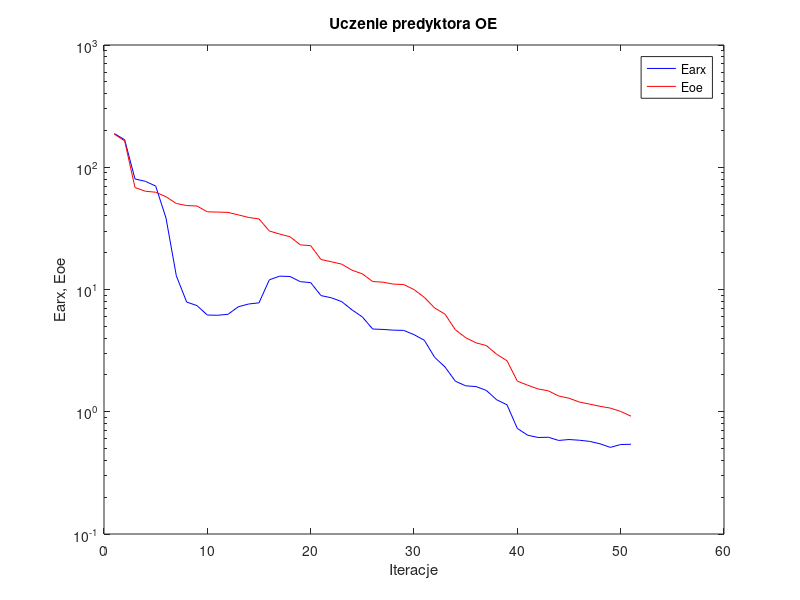
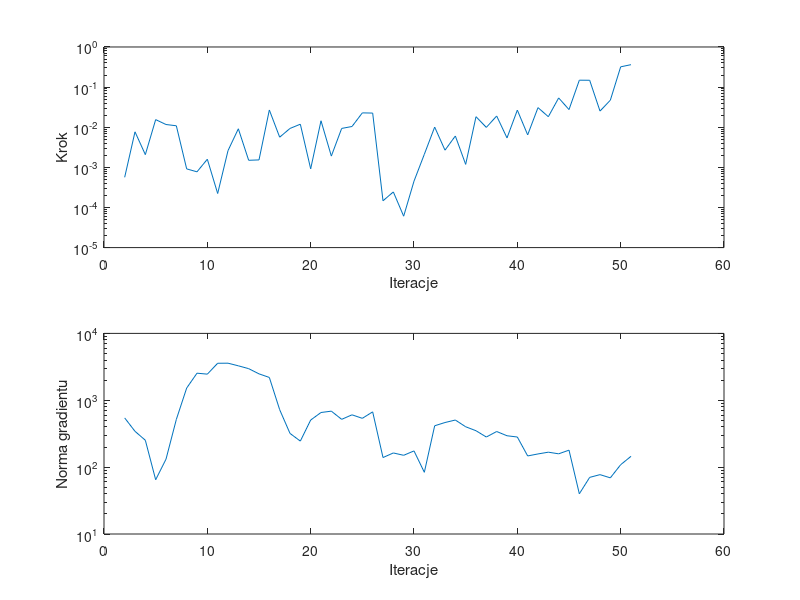

MATLAB code to generate these figures, in order:
%uczenie predyktora oe
clear all;
n=0; farx(n+1)=1.885892e+002; foe(n+1)=1.865759e+002; wspucz(n+1)=0.000000e+000; ng(n+1)=0.000000e+000;
%odnowa zmiennej metryki
n=1; farx(n+1)=1.679130e+002; foe(n+1)=1.642109e+002; krok(n+1)=5.643799e-004; ng(n+1)=5.445743e+002;
n=2; farx(n+1)=8.018107e+001; foe(n+1)=6.823887e+001; krok(n+1)=7.680234e-003; ng(n+1)=3.432182e+002;
n=3; farx(n+1)=7.671341e+001; foe(n+1)=6.365974e+001; krok(n+1)=2.075244e-003; ng(n+1)=2.523788e+002;
n=4; farx(n+1)=7.020389e+001; foe(n+1)=6.247573e+001; krok(n+1)=1.547432e-002; ng(n+1)=6.476906e+001;
n=5; farx(n+1)=3.841942e+001; foe(n+1)=5.739546e+001; krok(n+1)=1.168746e-002; ng(n+1)=1.314778e+002;
n=6; farx(n+1)=1.294077e+001; foe(n+1)=5.052633e+001; krok(n+1)=1.086709e-002; ng(n+1)=5.171434e+002;
n=7; farx(n+1)=7.895967e+000; foe(n+1)=4.861353e+001; krok(n+1)=9.152390e-004; ng(n+1)=1.522395e+003;
n=8; farx(n+1)=7.383107e+000; foe(n+1)=4.819198e+001; krok(n+1)=7.740461e-004; ng(n+1)=2.540529e+003;
n=9; farx(n+1)=6.181054e+000; foe(n+1)=4.320355e+001; krok(n+1)=1.593333e-003; ng(n+1)=2.457841e+003;
n=10; farx(n+1)=6.156583e+000; foe(n+1)=4.298499e+001; krok(n+1)=2.230373e-004; ng(n+1)=3.575280e+003;
n=11; farx(n+1)=6.268534e+000; foe(n+1)=4.273804e+001; krok(n+1)=2.607264e-003; ng(n+1)=3.584847e+003;
n=12; farx(n+1)=7.226358e+000; foe(n+1)=4.077469e+001; krok(n+1)=9.146433e-003; ng(n+1)=3.274617e+003;
n=13; farx(n+1)=7.611459e+000; foe(n+1)=3.883975e+001; krok(n+1)=1.499367e-003; ng(n+1)=2.969823e+003;
n=14; farx(n+1)=7.778612e+000; foe(n+1)=3.779363e+001; krok(n+1)=1.532816e-003; ng(n+1)=2.482908e+003;
n=15; farx(n+1)=1.200189e+001; foe(n+1)=3.010379e+001; krok(n+1)=2.690904e-002; ng(n+1)=2.193757e+003;
n=16; farx(n+1)=1.286219e+001; foe(n+1)=2.841545e+001; krok(n+1)=5.647473e-003; ng(n+1)=7.230168e+002;
n=17; farx(n+1)=1.277431e+001; foe(n+1)=2.700731e+001; krok(n+1)=9.326355e-003; ng(n+1)=3.193776e+002;
n=18; farx(n+1)=1.158690e+001; foe(n+1)=2.316973e+001; krok(n+1)=1.189399e-002; ng(n+1)=2.451597e+002;
n=19; farx(n+1)=1.138799e+001; foe(n+1)=2.284307e+001; krok(n+1)=9.177573e-004; ng(n+1)=5.058745e+002;
n=20; farx(n+1)=8.915857e+000; foe(n+1)=1.759199e+001; krok(n+1)=1.448480e-002; ng(n+1)=6.561162e+002;
n=21; farx(n+1)=8.555516e+000; foe(n+1)=1.686849e+001; krok(n+1)=1.908037e-003; ng(n+1)=6.871558e+002;
n=22; farx(n+1)=7.960895e+000; foe(n+1)=1.612393e+001; krok(n+1)=9.335866e-003; ng(n+1)=5.184088e+002;
n=23; farx(n+1)=6.814961e+000; foe(n+1)=1.439115e+001; krok(n+1)=1.042882e-002; ng(n+1)=6.057983e+002;
n=24; farx(n+1)=5.967565e+000; foe(n+1)=1.342745e+001; krok(n+1)=2.279678e-002; ng(n+1)=5.367864e+002;
n=25; farx(n+1)=4.750651e+000; foe(n+1)=1.162151e+001; krok(n+1)=2.252562e-002; ng(n+1)=6.708450e+002;
%odnowa zmiennej metryki
n=26; farx(n+1)=4.713514e+000; foe(n+1)=1.147452e+001; krok(n+1)=1.468353e-004; ng(n+1)=1.391300e+002;
n=27; farx(n+1)=4.650812e+000; foe(n+1)=1.106745e+001; krok(n+1)=2.439194e-004; ng(n+1)=1.629272e+002;
n=28; farx(n+1)=4.629330e+000; foe(n+1)=1.098253e+001; krok(n+1)=6.062652e-005; ng(n+1)=1.503098e+002;
n=29; farx(n+1)=4.274247e+000; foe(n+1)=9.987652e+000; krok(n+1)=4.526501e-004; ng(n+1)=1.747738e+002;
n=30; farx(n+1)=3.843025e+000; foe(n+1)=8.619126e+000; krok(n+1)=2.118327e-003; ng(n+1)=8.370816e+001;
n=31; farx(n+1)=2.784596e+000; foe(n+1)=7.059712e+000; krok(n+1)=1.008597e-002; ng(n+1)=4.154254e+002;
n=32; farx(n+1)=2.324816e+000; foe(n+1)=6.287312e+000; krok(n+1)=2.678603e-003; ng(n+1)=4.646357e+002;
n=33; farx(n+1)=1.778371e+000; foe(n+1)=4.684525e+000; krok(n+1)=6.050128e-003; ng(n+1)=5.062787e+002;
n=34; farx(n+1)=1.629384e+000; foe(n+1)=4.035149e+000; krok(n+1)=1.185775e-003; ng(n+1)=4.015889e+002;
n=35; farx(n+1)=1.607597e+000; foe(n+1)=3.663638e+000; krok(n+1)=1.830545e-002; ng(n+1)=3.502015e+002;
n=36; farx(n+1)=1.494455e+000; foe(n+1)=3.478850e+000; krok(n+1)=9.904093e-003; ng(n+1)=2.820275e+002;
n=37; farx(n+1)=1.253217e+000; foe(n+1)=2.954085e+000; krok(n+1)=1.906683e-002; ng(n+1)=3.409685e+002;
n=38; farx(n+1)=1.140314e+000; foe(n+1)=2.614333e+000; krok(n+1)=5.414124e-003; ng(n+1)=2.945872e+002;
n=39; farx(n+1)=7.299907e-001; foe(n+1)=1.779805e+000; krok(n+1)=2.667694e-002; ng(n+1)=2.820656e+002;
n=40; farx(n+1)=6.428388e-001; foe(n+1)=1.648500e+000; krok(n+1)=6.446985e-003; ng(n+1)=1.470164e+002;
n=41; farx(n+1)=6.160437e-001; foe(n+1)=1.537790e+000; krok(n+1)=3.081106e-002; ng(n+1)=1.575050e+002;
n=42; farx(n+1)=6.186720e-001; foe(n+1)=1.482849e+000; krok(n+1)=1.830045e-002; ng(n+1)=1.673111e+002;
n=43; farx(n+1)=5.824408e-001; foe(n+1)=1.345429e+000; krok(n+1)=5.375048e-002; ng(n+1)=1.581681e+002;
n=44; farx(n+1)=5.926118e-001; foe(n+1)=1.290476e+000; krok(n+1)=2.753897e-002; ng(n+1)=1.794205e+002;
n=45; farx(n+1)=5.849165e-001; foe(n+1)=1.201032e+000; krok(n+1)=1.487414e-001; ng(n+1)=3.993369e+001;
n=46; farx(n+1)=5.724251e-001; foe(n+1)=1.154705e+000; krok(n+1)=1.481341e-001; ng(n+1)=7.027968e+001;
n=47; farx(n+1)=5.469152e-001; foe(n+1)=1.108377e+000; krok(n+1)=2.527804e-002; ng(n+1)=7.721658e+001;
n=48; farx(n+1)=5.111205e-001; foe(n+1)=1.071133e+000; krok(n+1)=4.713644e-002; ng(n+1)=6.915401e+001;
n=49; farx(n+1)=5.394055e-001; foe(n+1)=1.006481e+000; krok(n+1)=3.202323e-001; ng(n+1)=1.087053e+002;
n=50; farx(n+1)=5.421329e-001; foe(n+1)=9.196780e-001; krok(n+1)=3.624196e-001; ng(n+1)=1.450887e+002;

figure; semilogy(farx,'b'); hold on; semilogy(foe,'r'); xlabel('Iteracje'); ylabel('Earx, Eoe'); legend('Earx','Eoe'); title('Uczenie predyktora OE');
figure; subplot(2,1,1); semilogy(krok); xlabel('Iteracje'); ylabel('Krok');
subplot(2,1,2); semilogy(ng); xlabel('Iteracje'); ylabel('Norma gradientu');
Earx=farx(n+1)
Eoe=foe(n+1)
